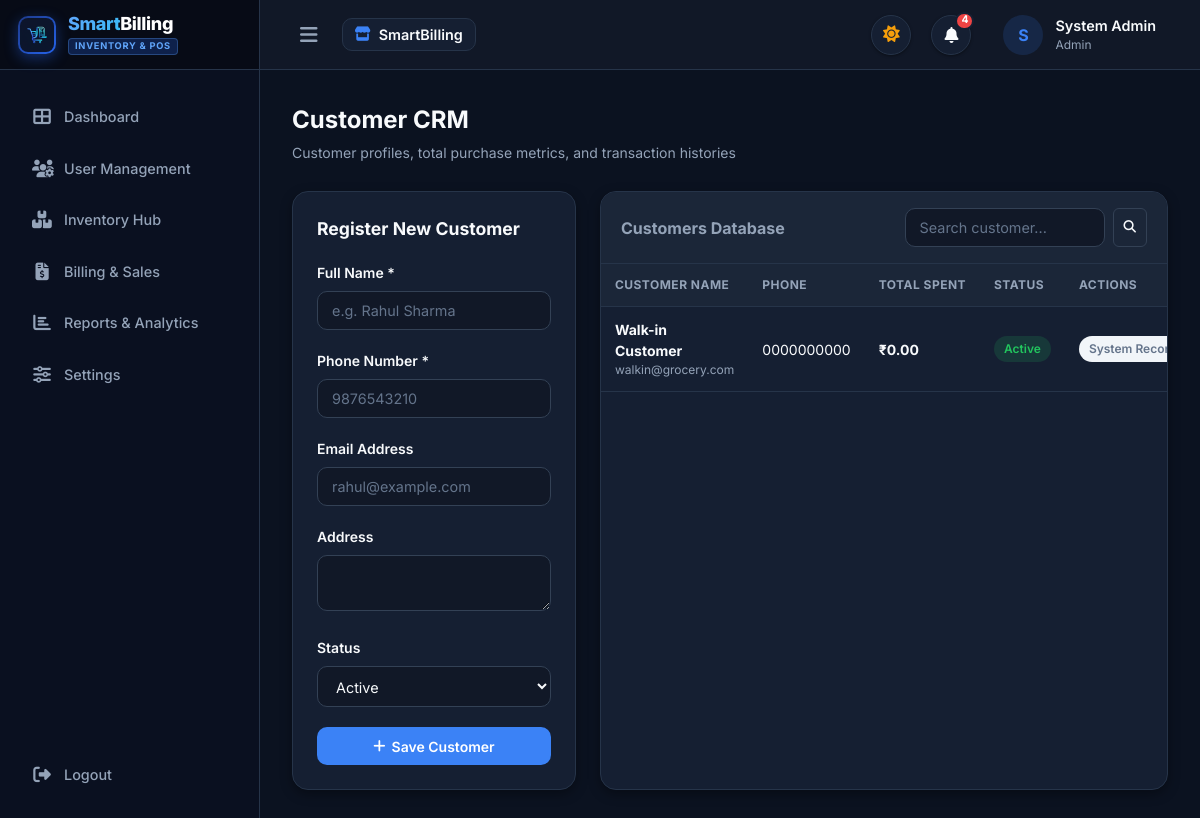
Page /customers/ (signed in) on the committed database.
### app/models/setting.py (models this page shows, shortened)
class SystemSetting(db.Model):
    __tablename__ = 'system_settings'
    id = db.Column(db.Integer, primary_key=True, autoincrement=True)
    setting_key = db.Column(db.String(50), unique=True, nullable=False, index=True)
    setting_value = db.Column(db.Text, nullable=True)
    description = db.Column(db.String(255), nullable=True)
    updated_at = db.Column(db.DateTime, default=datetime.utcnow, onupdate=datetime.utcnow)
    @classmethod
    def get(cls, key: str, default: str = None) -> str:
        fallback = default if default is not None else DEFAULT_SETTINGS.get(key, '')
        setting = cls.query.filter_by(setting_key=key).first()
        return setting.setting_value if setting and setting.setting_value is not None else fallback
    @classmethod
    def get_bool(cls, key: str, default: bool = False) -> bool:
        val = cls.get(key, 'on' if default else 'off')
        return val.lower() in ['on', 'true', '1', 'yes']

### app/models/user.py (models this page shows, shortened)
class User(UserMixin, db.Model):
    __tablename__ = 'users'
    id = db.Column(db.Integer, primary_key=True, autoincrement=True)
    username = db.Column(db.String(50), unique=True, nullable=False, index=True)
    email = db.Column(db.String(120), unique=True, nullable=False, index=True)
    password_hash = db.Column(db.String(255), nullable=False)
    full_name = db.Column(db.String(100), nullable=False)
    role = db.Column(db.String(20), nullable=False, default='Admin')  # Admin, Manager, Cashier
    status = db.Column(db.String(20), nullable=False, default='Active')  # Active, Inactive
    profile_image = db.Column(db.String(255), nullable=True)
    last_login_at = db.Column(db.DateTime, nullable=True)
    last_login_ip = db.Column(db.String(45), nullable=True)
    created_at = db.Column(db.DateTime, default=datetime.utcnow)
    updated_at = db.Column(db.DateTime, default=datetime.utcnow, onupdate=datetime.utcnow)

### app/models/customer.py (models this page shows, shortened)
class Customer(db.Model):
    __tablename__ = 'customers'
    id = db.Column(db.Integer, primary_key=True, autoincrement=True)
    name = db.Column(db.String(100), nullable=False, index=True)
    phone = db.Column(db.String(20), unique=True, nullable=False, index=True)
    email = db.Column(db.String(120), nullable=True)
    address = db.Column(db.Text, nullable=True)
    total_purchases = db.Column(db.Float, default=0.0)
    outstanding_amount = db.Column(db.Float, default=0.0)
    status = db.Column(db.String(20), nullable=False, default='Active')
    created_at = db.Column(db.DateTime, default=datetime.utcnow)
    updated_at = db.Column(db.DateTime, default=datetime.utcnow, onupdate=datetime.utcnow)
    bills = db.relationship('Bill', backref='customer', lazy=True)

### app/routes/customer_routes.py (the view, shortened to what this page needs)
@customer_bp.route('/', methods=['GET', 'POST'])
@login_required
def index():
    form = CustomerForm()
    search = request.args.get('search', '', type=str)
    query = Customer.query
    if search:
        query = query.filter(
            (Customer.name.like(f"%{search}%")) |
            (Customer.phone.like(f"%{search}%")) |
            (Customer.email.like(f"%{search}%"))
        )
    customers = query.order_by(Customer.created_at.desc()).all()
    return render_template('customers/index.html', customers=customers, form=form, search=search)

### app/validators/forms.py
class CustomerForm(FlaskForm):
    name = StringField('Customer Name', validators=[DataRequired(), Length(max=100)])
    phone = StringField('Phone Number', validators=[DataRequired(), Length(max=20)])
    email = StringField('Email', validators=[Optional(), Email()])
    address = TextAreaField('Address', validators=[Optional()])
    status = SelectField('Status', choices=[('Active', 'Active'), ('Inactive', 'Inactive')], default='Active')

### app/templates/customers/index.html (shortened to what this page needs)
{% extends "base.html" %}
{% block content %}
<div class="page-header">
  <div>
    <h1 class="page-title">Customer CRM</h1>
    <p class="page-subtitle">Customer profiles, total purchase metrics, and transaction histories</p>
  </div>
</div>
<div style="display: grid; grid-template-columns: 1fr 2fr; gap: 24px;">
  <div class="card-table" style="padding: 24px;">
    <h3 style="font-size: 1.1rem; font-weight: 700; margin-bottom: 20px;">Register New Customer</h3>
    <form method="POST" action="{{ url_for('customer.index') }}">
      <div class="form-group">
        <label class="form-label">Full Name *</label>
        {{ form.name(class="form-control", placeholder="e.g. Rahul Sharma") }}
      </div>
      <div class="form-group">
        <label class="form-label">Phone Number *</label>
        {{ form.phone(class="form-control", placeholder="9876543210") }}
      </div>
      <div class="form-group">
        <label class="form-label">Email Address</label>
        {{ form.email(class="form-control", placeholder="rahul@example.com") }}
      </div>
      <div class="form-group">
        <label class="form-label">Address</label>
        {{ form.address(class="form-control", rows="2") }}
      </div>
      <div class="form-group">
        <label class="form-label">Status</label>
        {{ form.status(class="form-control") }}
      </div>
      <button type="submit" class="btn btn-primary" style="width: 100%;">
        <i class="fas fa-plus"></i> Save Customer
      </button>
    </form>
  </div>
  <div class="card-table">
    <div class="table-header">
      <h3 style="font-size: 1rem; font-weight: 700;">Customers Database</h3>
      <form method="GET" style="display: flex; gap: 8px;">
        <input type="text" name="search" class="form-control" style="width: 200px;" placeholder="Search customer..." value="{{ search }}">
        <button type="submit" class="btn btn-sm btn-secondary"><i class="fas fa-search"></i></button>
      </form>
    </div>
    <table class="custom-table">
      <thead>
        <tr>
          <th>Customer Name</th>
          <th>Phone</th>
          <th>Total Spent</th>
          <th>Status</th>
          <th>Actions</th>
        </tr>
      </thead>
      <tbody>
        {% for c in customers %}
        <tr>
          <td>
            <strong>{{ c.name }}</strong>
            {% if c.email %}<div style="font-size: 0.75rem; color: var(--text-muted);">{{ c.email }}</div>{% endif %}
          </td>
          <td>{{ c.phone }}</td>
          <td><strong>{{ currency_symbol }}{{ "%.2f"|format(c.total_purchases or 0.0) }}</strong></td>
          <td>
            {% if c.status == 'Active' %}
              <span class="badge badge-success">Active</span>
            {% else %}
              <span class="badge badge-secondary">Inactive</span>
            {% endif %}
          </td>
          <td>
            {% if c.phone != '0000000000' %}
            <form method="POST" action="{{ url_for('customer.delete', id=c.id) }}" style="display: inline;" onsubmit="event.preventDefault(); promptPasswordConfirmation(this, 'Confirm Delete Customer: {{ c.name }}');">
              <input type="hidden" name="csrf_token" value="{{ csrf_token() }}">
              <button type="submit" class="btn btn-sm btn-danger" title="Delete">
                <i class="fas fa-trash"></i>
              </button>
            </form>
            {% else %}
            <span class="badge badge-secondary">System Record</span>
            {% endif %}
          </td>
        </tr>
        {% else %}
        <tr><td colspan="5" class="text-center p-4">No customers registered.</td></tr>
        {% endfor %}
      </tbody>
    </table>
  </div>
</div>
{% endblock %}

### app/templates/base.html (shortened to what this page needs)
<!DOCTYPE html>
<html lang="en">
<head>
  <link rel="stylesheet" href="https://cdnjs.cloudflare.com/ajax/libs/font-awesome/6.4.0/css/all.min.css">
  <link rel="stylesheet" href="{{ url_for('static', filename='css/main.css') }}">
</head>
<body data-theme="{{ 'dark' if dark_mode else 'light' }}" data-color="{{ theme_color or 'blue' }}">
<div class="app-container">
  {% if current_user.is_authenticated %}
  <aside class="app-sidebar {% if compact_sidebar %}compact{% endif %}">
    <div class="sidebar-header">
      <div class="brand-logo-wrapper">
        <img src="{{ url_for('static', filename=store_logo or 'images/logo.png') }}" alt="Logo" class="brand-logo-img">
      </div>
      <div class="brand-title-group">
        <span class="brand-title-animated"><span class="brand-title-highlight">Smart</span>Billing</span>
        <span class="brand-subtitle-badge">INVENTORY & POS</span>
      </div>
    </div>
    <nav class="sidebar-nav">
      <a href="{{ url_for('dashboard.index') }}" class="nav-link {% if request.endpoint == 'dashboard.index' %}active{% endif %}">
        <i class="fas fa-th-large"></i> <span>Dashboard</span>
      </a>
      <a href="{{ url_for('user.index') }}" class="nav-link {% if request.endpoint and ('user.' in request.endpoint or 'activity.' in request.endpoint) %}active{% endif %}">
        <i class="fas fa-users-cog"></i> <span>User Management</span>
      </a>
      <a href="{{ url_for('product.index') }}" class="nav-link {% if request.endpoint and ('product.' in request.endpoint or 'category.' in request.endpoint or 'inventory.' in request.endpoint) %}active{% endif %}">
        <i class="fas fa-boxes-stacked"></i> <span>Inventory Hub</span>
      </a>
      <a href="{{ url_for('billing.billing_dashboard') }}" class="nav-link {% if request.endpoint and 'billing.' in request.endpoint %}active{% endif %}">
        <i class="fas fa-file-invoice-dollar"></i> <span>Billing & Sales</span>
      </a>
      <a href="{{ url_for('report.index') }}" class="nav-link {% if request.endpoint and 'report.' in request.endpoint %}active{% endif %}">
        <i class="fas fa-chart-bar"></i> <span>Reports & Analytics</span>
      </a>
      <a href="{{ url_for('setting.index') }}" class="nav-link {% if request.endpoint and 'setting.' in request.endpoint %}active{% endif %}">
        <i class="fas fa-sliders"></i> <span>Settings</span>
      </a>
      <a href="#" onclick="openLogoutModal(); return false;" class="nav-link text-danger" style="margin-top: auto;">
        <i class="fas fa-right-from-bracket"></i> <span>Logout</span>
      </a>
    </nav>
  </aside>
  {% endif %}
  <main class="app-main {% if not current_user.is_authenticated %}no-sidebar{% endif %}">
    {% if current_user.is_authenticated %}
    <header class="app-navbar">
      <div class="navbar-left">
        <button class="sidebar-toggle" id="sidebarToggle" title="Toggle Sidebar"><i class="fas fa-bars"></i></button>
        <div class="navbar-brand-badge">
          <i class="fas fa-store" style="color: var(--primary);"></i>
          <span>{{ store_name or 'SmartBilling Portal' }}</span>
        </div>
      </div>
      <div class="navbar-right">
        <button class="theme-toggle-btn" id="navThemeToggleBtn" onclick="toggleTheme()" title="Switch to Night Mode">
          <i class="fas fa-moon" id="navThemeToggleIcon"></i>
        </button>
        <div class="notif-bell-wrapper" id="notifBellWrapper">
          <button class="notif-bell-btn" id="notifBellBtn" onclick="toggleNotifPanel(event)" title="Notifications">
            <i class="fas fa-bell"></i>
            {% if nav_notif_count > 0 %}
              <span class="notif-badge">{{ nav_notif_count if nav_notif_count < 99 else '99+' }}</span>
            {% endif %}
          </button>
              {% set alert_count = nav_notifications | selectattr('type', 'in', ['warning', 'danger']) | list | length %}
        </div>
        <a href="{{ url_for('profile.index') }}" class="user-profile-btn">
          <div class="avatar">
            {% if current_user.profile_image %}
              <img src="{{ url_for('static', filename=current_user.profile_image) }}" alt="Avatar" style="width:100%;height:100%;border-radius:50%;">
            {% else %}
              {{ (current_user.full_name or current_user.username or 'U')[0] }}
            {% endif %}
          </div>
          <div>
            <div style="font-weight: 600; font-size: 0.9rem;">{{ current_user.full_name }}</div>
            <div style="font-size: 0.75rem; color: var(--text-muted);">{{ current_user.role }}</div>
          </div>
        </a>
      </div>
    </header>
    {% endif %}
    <div class="content-wrapper">
      {% block content %}{% endblock %}
    </div>
  </main>
</div>
</body>
</html>

### rows in the picture
SystemSetting: setting_value "SmartBilling"
User: full_name "S", full_name "System Admin", role "Admin"
Customer: name "Walk-in Customer", email "walkin@grocery.com", phone "0000000000", currency_symbol "₹", total_purchases "0.00", status "Active", shows "System…"

### other values in the picture
{{ nav_notif_count if nav_notif_count < 99 else '99+' }} "4"
